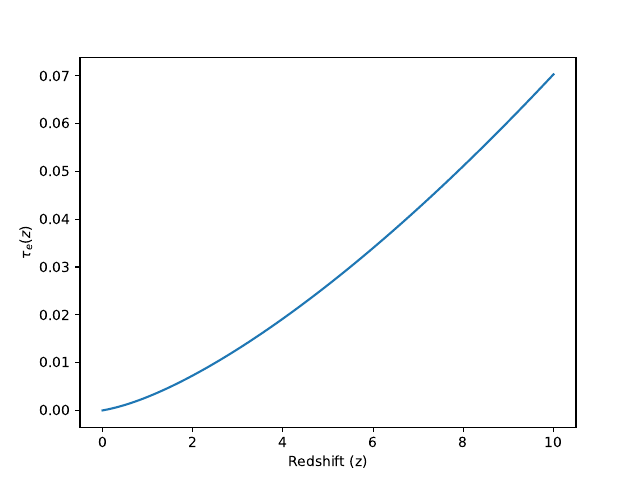

The script that saved this image:
import numpy as np
import matplotlib.pyplot as plt
from astropy.cosmology import WMAP9 as cosmo
import astropy.units as u
import astropy.constants as const


c        = const.c.cgs            # speed of light in cgs
H0       = cosmo.H(0).cgs         # Hubble constant in cgs
Sigma_T  = 6.65e-25 * u.cm**2     # Thomson cross section of molecule [cm^2]
O_m      = 0.308                  # energy density parameter for mass 
O_lambda = 0.692                  # energy density parameter for lambda


def tau_e(z):
    """
    Returns the optical depth for the ionized intergalactic medium
    as a function of redshift z.

    Parameters:
    -----------
    z: redshift at which the optical depth is to be calculated
    """
    _z = np.linspace(0, z, 100) # New redshift array to define limits in the integral
    numerator = Sigma_T * 1.9e-7 * u.cm**-3 * (1 + _z )**2
    denominator = H0 * np.sqrt(O_m * (1 + _z)**3 + O_lambda)
    integral = c * numerator / denominator
    res = np.trapz(integral, _z)
    return(res)


z = np.linspace(0, 10, 100) # Redshift array
tau = np.zeros(len(z))
for i in range(len(z)):
    tau[i] = tau_e(z[i])

fig, ax = plt.subplots()
ax.plot(z, tau)
ax.set_xlabel("Redshift (z)")
ax.set_ylabel(r"$\tau_{e}(z)$")
fig.savefig("exercise2.pdf")
plt.show()